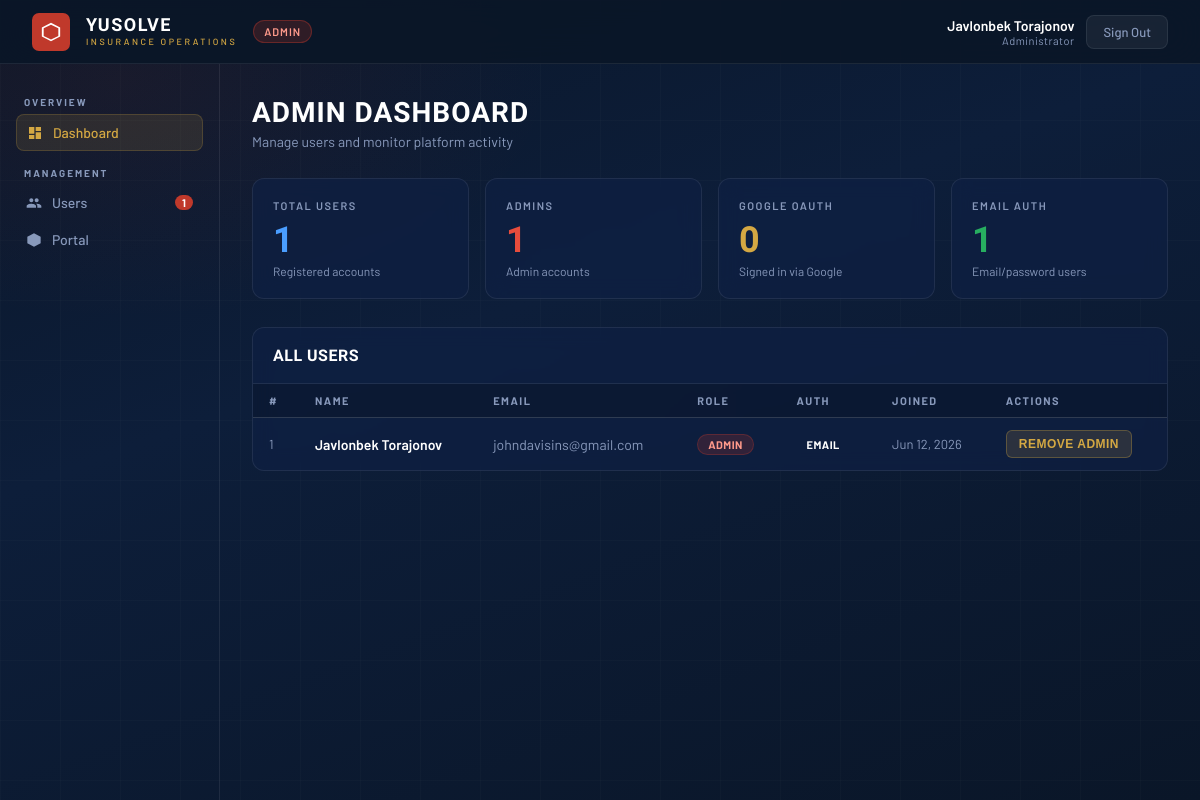
Page /admin (signed in) on the earlier database version.
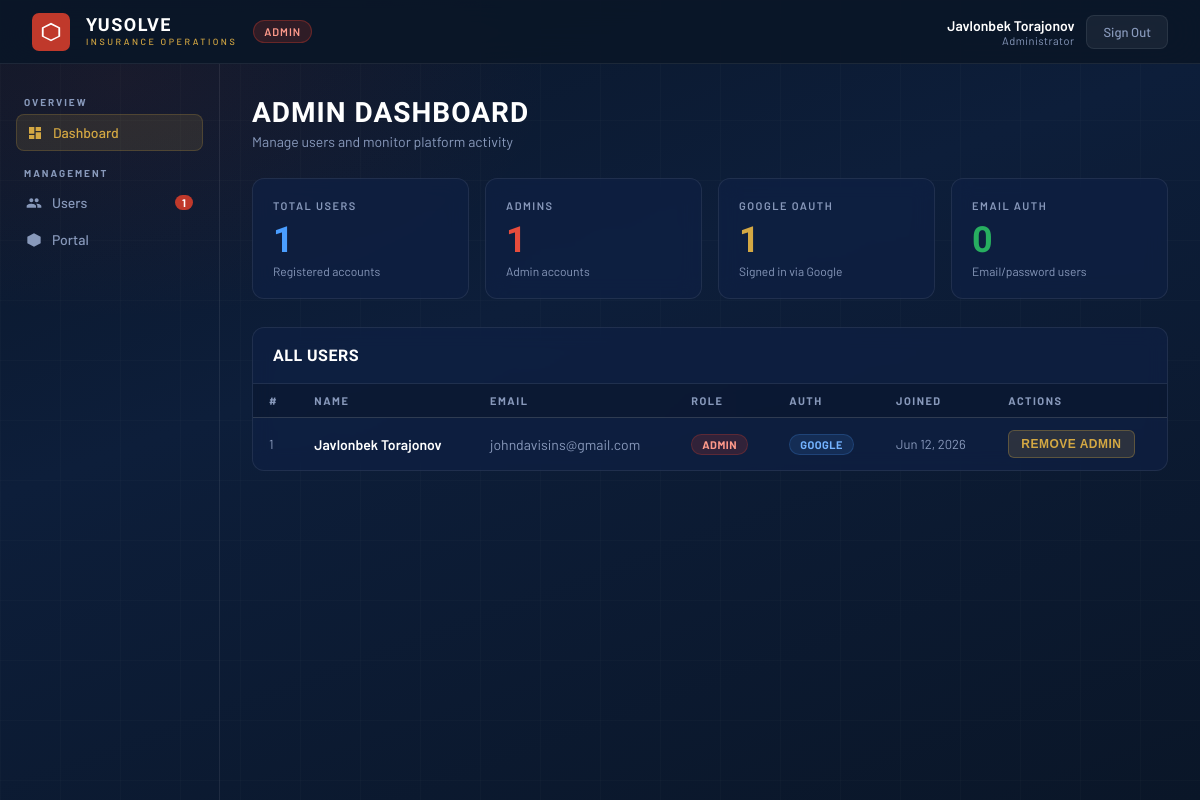
Same page on the later database version.
### tables this page shows
CREATE TABLE users (
            id            INTEGER PRIMARY KEY AUTOINCREMENT,
            first_name    TEXT NOT NULL DEFAULT '',
            last_name     TEXT NOT NULL DEFAULT '',
            email         TEXT UNIQUE NOT NULL,
            password_hash TEXT,
            role          TEXT NOT NULL DEFAULT 'user',
            auth_provider TEXT NOT NULL DEFAULT 'email',
            google_id     TEXT,
            created_at    TEXT NOT NULL
        );

### app.py (the view)
@app.route("/admin")
@login_required
@admin_required
def admin_panel():
    users = [User(u) for u in get_all_users()]
    return render_template("admin.html", users=users)

### auth.py (called while the page is built)
def _row(row):
    keys = ["id","first_name","last_name","email","password_hash","role","auth_provider","google_id","created_at"]
    return dict(zip(keys, row)) if row else None

def get_user_by_id(uid):
    con = sqlite3.connect(DB_PATH)
    row = con.execute("SELECT * FROM users WHERE id=?", (uid,)).fetchone()
    con.close(); return _row(row)

def get_all_users():
    con = sqlite3.connect(DB_PATH)
    rows = con.execute("SELECT * FROM users ORDER BY id").fetchall()
    con.close(); return [_row(r) for r in rows]

@login_manager.user_loader
def load_user(uid):
    data = get_user_by_id(int(uid))
    return User(data) if data else None

def admin_required(f):
    @wraps(f)
    def decorated(*args, **kwargs):
        if not current_user.is_authenticated or not current_user.is_admin:
            flash("Admin access required.", "error")
            return redirect(url_for("index"))
        return f(*args, **kwargs)
    return decorated

    @property
    def is_admin(self): return self.role == "admin"

### templates/admin.html (shortened to what the changed rows need)
<!DOCTYPE html>
<html lang="en">
<head>
</head>
<body>
<header>
  <div class="header-right">
    <div class="user-info">
      <div class="user-name">{{ current_user.first_name }} {{ current_user.last_name }}</div>
      <div class="user-role">Administrator</div>
    </div>
  </div>
</header>
<div class="layout">
  <main class="main-content">
    <div class="page-header">
      <h1 class="page-title">Admin Dashboard</h1>
    </div>
    <div class="stats-grid">
      <div class="stat-card">
        <div class="stat-label">Google OAuth</div>
        <div class="stat-value gold">{{ users|selectattr('auth_provider','eq','google')|list|length }}</div>
        <div class="stat-change">Signed in via Google</div>
      </div>
      <div class="stat-card">
        <div class="stat-label">Email Auth</div>
        <div class="stat-value green">{{ users|selectattr('auth_provider','eq','email')|list|length }}</div>
        <div class="stat-change">Email/password users</div>
      </div>
    </div>
    <div class="section-card">
      <div class="table-wrap">
        <table>
          <thead>
            <tr>
              <th>#</th>
              <th>Name</th>
              <th>Email</th>
              <th>Role</th>
              <th>Auth</th>
              <th>Joined</th>
              <th>Actions</th>
            </tr>
          </thead>
          <tbody>
            {% for user in users %}
            <tr>
              <td class="td-date">{{ loop.index }}</td>
              <td class="td-name">{{ user.first_name }} {{ user.last_name }}</td>
              <td class="td-email">{{ user.email }}</td>
              <td><span class="badge-role {{ user.role }}">{{ user.role }}</span></td>
              <td><span class="badge-role {{ user.auth_provider }}">{{ user.auth_provider }}</span></td>
              <td class="td-date">{{ user.created_at.strftime('%b %d, %Y') if user.created_at else '—' }}</td>
              <td>
                <div class="td-actions">
                  {% if user.role != 'admin' %}
                  <form method="POST" action="/admin/make-admin/{{ user.id }}" style="display:inline">
                    <button type="submit" class="btn-sm gold">Make Admin</button>
                  </form>
                  {% else %}
                  <form method="POST" action="/admin/remove-admin/{{ user.id }}" style="display:inline">
                    <button type="submit" class="btn-sm gold">Remove Admin</button>
                  </form>
                  {% endif %}
                </div>
              </td>
            </tr>
            {% endfor %}
          </tbody>
        </table>
      </div>
    </div>
  </main>
</div>
</body>
</html>

Differences in the rows shown:
changed users "Javlonbek": auth_provider "EMAIL" → "GOOGLE"
Other differences:
{{ users|selectattr('auth_provider','eq','google')|list|length }}: "0" → "1"
{{ users|selectattr('auth_provider','eq','email')|list|length }}: "1" → "0"
